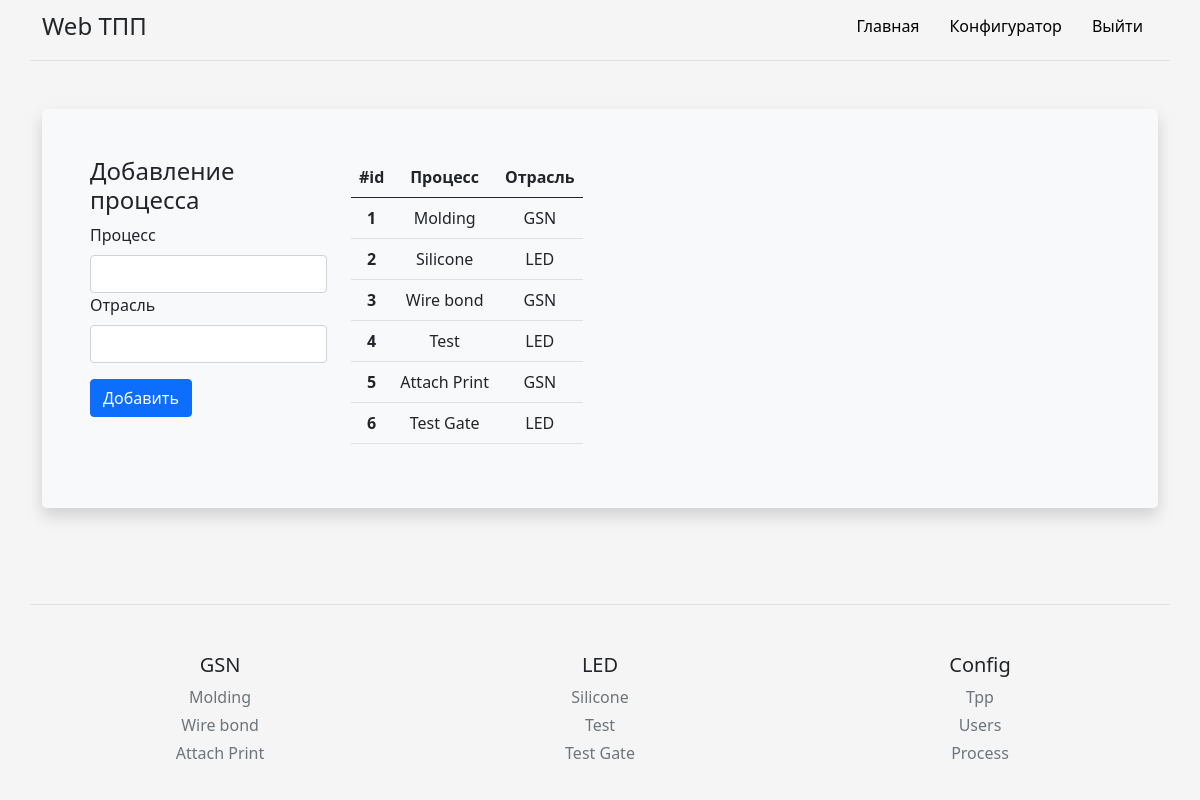
/add_process (signed in), run on the app's committed database.
### models.py (models this page shows, shortened)
class Process(db.Model):
    id = db.Column(db.Integer, primary_key=True)
    process = db.Column(db.Text, nullable=False)
    branch = db.Column(db.Text, nullable=False)

### routes.py (the view, shortened to what this page needs)
@app_routes.route('/add_process', methods=["POST", "GET"])
def add_process():
    from main import db
    from models import Process
    branch_footer = db.session.query(Process).group_by(Process.branch).all()
    process_footer = db.session.query(Process).all()
    process = db.session.query(Process).all()
    return render_template('config_folder/add_process.html', process=process,branch_footer=branch_footer, process_footer=process_footer)

### main.py (called while the page is built)
@login_manager.user_loader
def load_user(id):
    from models import User
    return User.query.get(int(id))

### templates/config_folder/add_process.html (shortened to what this page needs)
{% extends 'base.html' %}
{% block body %}
<div class="container py-4">
    <div class="p-5 mb-4 bg-light rounded-3 shadow">
        <div class="row align-items-md-stretch">
            <form class="col-md-3" method="post">
                <h4>Добавление процесса</h4>
                <div class="col-sm-12">
                    <label for="add_process" class="form-label">Процесс</label>
                    <input type="text" class="form-control" name="add_process" required>
                </div>
                <div class="col-sm-12">
                    <label for="branch" class="form-label">Отрасль</label>
                    <input type="text" class="form-control" name="branch" required>
                </div>
                <div class="py-3">
                    <button class="btn btn-m btn-primary btn-block" type="submit" name="btn" value="add"> Добавить </button>
                </div>
            </form>
            <div class="col-md-9">
                <table class="table table-hover">
                    <thead>
                        <tr>
                        <th scope="col">#id</th>
                        <th scope="col">Процесс</th>
                        <th scope="col">Отрасль</th>
                        </tr>
                    </thead>
                    <tbody>
                        {% for item in process %}
                        <tr>
                        <th scope="row" name="up_table_id">{{item.id}}</th>
                        <td name="up_table_prod_name">{{item.process}}</td>
                        <td name="up_table_prod_name">{{item.branch}}</td>
                        </tr>
                        {% endfor %}
                    </tbody>
                </table>
            </div>
         </div>
    </div>
</div>
{% endblock %}

### templates/base.html (shortened to what this page needs)
<!DOCTYPE html>
<html lang="en">
  <head>
    <link rel="stylesheet" href="https://cdn.jsdelivr.net/npm/bootstrap@5.1.0/dist/css/bootstrap.min.css">
    <link rel="stylesheet" href="{{ url_for('static', filename='css/main.css') }}">
  </head>
<body>
  <div class="py-2 container d-flex flex-column flex-md-row align-items-center pb-3 mb-4 border-bottom">
      <span class="fs-4">Web ТПП</span>
      <nav class="d-inline-flex mt-2 mt-md-0 ms-md-auto">
        <a class="nav__link" href="/">Главная</a>
        <a class="nav__link" href="/config_tpp">Конфигуратор</a>
        {% if current_user.is_anonymous %}
        <a class="nav__link" href="/login">Войти</a>
        {% else %}
        <a class="nav__link" href="/logout">Выйти</a>
        {% endif %}
      </nav>
    </div>
{% block body %}{% endblock %}
</body>
<footer class="container pt-4 my-md-5 pt-md-5 border-top">
    <div class="text-center row">
        {% for item in branch_footer %}
        <div class="col-6 col-md">
            <h5>{{item.branch}}</h5>
            <ul class="list-unstyled text-small">
                {% for i in process_footer %}
                {% if i.branch == item.branch %}
                <li class="mb-1"><a class="link-secondary text-decoration-none" href="/{{i.process}}">{{i.process}}</a></li>
                {% endif%}
                {% endfor %}
            </ul>
        </div>
        {% endfor %}
      <div class="col-6 col-md">
        <h5>Config</h5>
        <ul class="list-unstyled text-small">
          <li class="mb-1"><a class="link-secondary text-decoration-none" href="{{ url_for('.config_tpp') }}">Tpp</a></li>
          <li class="mb-1"><a class="link-secondary text-decoration-none" href="{{ url_for('.config_user') }}">Users</a></li>
          <li class="mb-1"><a class="link-secondary text-decoration-none" href="{{ url_for('.add_process') }}">Process</a></li>
        </ul>
      </div>
    </div>
</footer>
</html>

### static/css/main.css (style rules this page uses)
html, body { height: 100%; background-color: #f5f5f5; }
.td, a { text-decoration: none; text-align: center; color: black; }
.shadow { background: #ffcc00; box-shadow: 0 0 10px rgba(0,0,0,0.5); padding: 10px; }
.table { display: block; border-collapse: collapse; width: 100%; overflow: auto; }
th, td { text-align: center; padding: 8px; }
.nav__link { display: inline-block; vertical-align: top; margin: 0 15px; position: relative; color: rgb(0, 0, 0); text-decoration: none; transition: color .1s linear; }
.nav__link:after { content: ""; display: block; width: 100%; height: 3px; opacity: 0; background-color: #656872; position: absolute; top: 100%; left: 0; z-index: 1; transition: opacity .1s linear; }

### data on the page
Process: id "1", process "Molding", branch "GSN"
Process: id "2", process "Silicone", branch "LED"
Process: id "3", process "Wire bond", branch "GSN"
Process: id "4", process "Test", branch "LED"
Process: id "5", process "Attach Print", branch "GSN"
Process: id "6", process "Test Gate", branch "LED"
